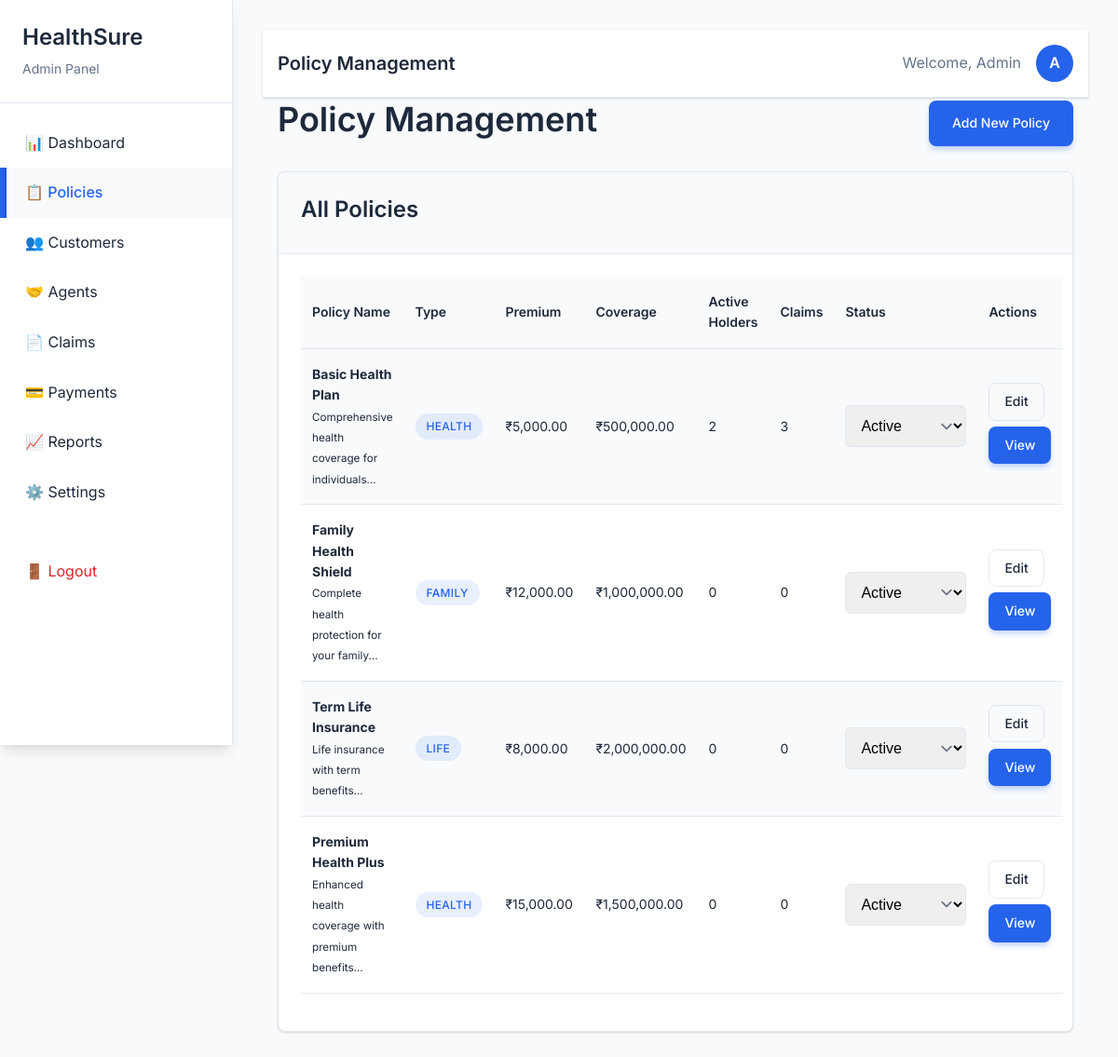
/HealthSure/admin/policies.php (signed in), run on the app's committed database.
### tables this page shows
CREATE TABLE `policies` (
  `policy_id` int(11) NOT NULL,
  `policy_name` varchar(200) NOT NULL,
  `policy_type` enum('health','life','family') NOT NULL,
  `description` text DEFAULT NULL,
  `base_premium` decimal(10,2) NOT NULL,
  `coverage_amount` decimal(12,2) NOT NULL,
  `duration_years` int(11) NOT NULL,
  `status` enum('active','inactive') DEFAULT 'active',
  `created_at` timestamp NOT NULL DEFAULT current_timestamp(),
  `updated_at` timestamp NOT NULL DEFAULT current_timestamp() ON UPDATE current_timestamp()
);

### HealthSure/includes/functions.php (called while the page is built, shortened)
<?php
function format_currency($amount) {
    return '₹' . number_format($amount, 2);
}
?>

### HealthSure/admin/policies.php (the view, shortened to what this page needs)
<?php
require_once '../config/database.php';
require_once '../includes/functions.php';
$action = $_GET['action'] ?? 'list';
$stmt = $conn->query("SELECT p.*,
                     (SELECT COUNT(*) FROM policy_holders ph WHERE ph.policy_id = p.policy_id AND ph.status = 'active') as active_holders,
                     (SELECT COUNT(*) FROM claims c JOIN policy_holders ph ON c.holder_id = ph.holder_id WHERE ph.policy_id = p.policy_id) as total_claims
                     FROM policies p ORDER BY p.created_at DESC");
$policies = $stmt->fetchAll(PDO::FETCH_ASSOC);
$edit_policy = null;
?>
<!DOCTYPE html>
<html lang="en">
<head>
    <link rel="stylesheet" href="../assets/css/style.css">
    <link rel="stylesheet" href="../assets/css/animations.css">
</head>
<body>
    <?php include 'includes/sidebar.php'; ?>
    <div class="main-content">
        <?php include 'includes/header.php'; ?>
        <div class="container">
            <div class="d-flex justify-content-between align-items-center mb-4">
                <h1>Policy Management</h1>
                <a href="?action=add" class="btn btn-primary">Add New Policy</a>
            </div>
            <?php if ($action === 'add' || $action === 'edit'): ?>
                <div class="card">
                    <div class="card-header">
                        <h3><?php echo $action === 'edit' ? 'Edit Policy' : 'Add New Policy'; ?></h3>
                    </div>
                    <div class="card-body">
                        <form method="POST" action="">
                            <div class="row">
                                <div class="col-6">
                                    <div class="form-group">
                                        <label for="policy_name" class="form-label">Policy Name *</label>
                                        <input type="text" id="policy_name" name="policy_name" class="form-control"
                                               value="<?php echo $edit_policy['policy_name'] ?? ''; ?>" required>
                                    </div>
                                </div>
                                <div class="col-6">
                                    <div class="form-group">
                                        <label for="policy_type" class="form-label">Policy Type *</label>
                                        <select id="policy_type" name="policy_type" class="form-control form-select" required onchange="showTypeFields(this.value)">
                                            <option value="">Select Type</option>
                                            <option value="health" <?php echo ($edit_policy['policy_type'] ?? '') === 'health' ? 'selected' : ''; ?>>Health Insurance</option>
                                            <option value="life" <?php echo ($edit_policy['policy_type'] ?? '') === 'life' ? 'selected' : ''; ?>>Life Insurance</option>
                                            <option value="family" <?php echo ($edit_policy['policy_type'] ?? '') === 'family' ? 'selected' : ''; ?>>Family Insurance</option>
                                        </select>
                                    </div>
                                </div>
                            </div>
                            <div class="form-group">
                                <label for="description" class="form-label">Description</label>
                                <textarea id="description" name="description" class="form-control" rows="3"><?php echo $edit_policy['description'] ?? ''; ?></textarea>
                            </div>
                            <div class="row">
                                <div class="col-4">
                                    <div class="form-group">
                                        <label for="base_premium" class="form-label">Base Premium (₹) *</label>
                                        <input type="number" id="base_premium" name="base_premium" class="form-control"
                                               value="<?php echo $edit_policy['base_premium'] ?? ''; ?>" step="0.01" required>
                                    </div>
                                </div>
                                <div class="col-4">
                                    <div class="form-group">
                                        <label for="coverage_amount" class="form-label">Coverage Amount (₹) *</label>
                                        <input type="number" id="coverage_amount" name="coverage_amount" class="form-control"
                                               value="<?php echo $edit_policy['coverage_amount'] ?? ''; ?>" step="0.01" required>
                                    </div>
                                </div>
                                <div class="col-4">
                                    <div class="form-group">
                                        <label for="duration_years" class="form-label">Duration (Years) *</label>
                                        <input type="number" id="duration_years" name="duration_years" class="form-control"
                                               value="<?php echo $edit_policy['duration_years'] ?? ''; ?>" required>
                                    </div>
                                </div>
                            </div>
                            <div id="health_fields" style="display: none;">
                                <h5>Health Insurance Details</h5>
                                <div class="row">
                                    <div class="col-6">
                                        <div class="form-group">
                                            <label for="hospital_coverage" class="form-label">Hospital Coverage</label>
                                            <textarea id="hospital_coverage" name="hospital_coverage" class="form-control" rows="2"></textarea>
                                        </div>
                                    </div>
                                    <div class="col-6">
                                        <div class="form-group">
                                            <label for="network_hospitals" class="form-label">Network Hospitals</label>
                                            <textarea id="network_hospitals" name="network_hospitals" class="form-control" rows="2"></textarea>
                                        </div>
                                    </div>
                                </div>
                                <div class="row">
                                    <div class="col-6">
                                        <div class="form-group">
                                            <label for="cashless_limit" class="form-label">Cashless Limit (₹)</label>
                                            <input type="number" id="cashless_limit" name="cashless_limit" class="form-control" step="0.01">
                                        </div>
                                    </div>
                                    <div class="col-6">
                                        <div class="form-group">
                                            <label class="d-flex align-items-center">
                                                <input type="checkbox" name="pre_existing_conditions" style="margin-right: 0.5rem;">
                                                Pre-existing Conditions Covered
                                            </label>
                                        </div>
                                    </div>
                                </div>
                            </div>
                            <div id="life_fields" style="display: none;">
                                <h5>Life Insurance Details</h5>
                                <div class="row">
                                    <div class="col-4">
                                        <div class="form-group">
                                            <label for="term_years" class="form-label">Term (Years)</label>
                                            <input type="number" id="term_years" name="term_years" class="form-control">
                                        </div>
                                    </div>
                                    <div class="col-4">
                                        <div class="form-group">
                                            <label for="death_benefit" class="form-label">Death Benefit (₹)</label>
                                            <input type="number" id="death_benefit" name="death_benefit" class="form-control" step="0.01">
                                        </div>
                                    </div>
                                    <div class="col-4">
                                        <div class="form-group">
                                            <label for="maturity_benefit" class="form-label">Maturity Benefit (₹)</label>
                                            <input type="number" id="maturity_benefit" name="maturity_benefit" class="form-control" step="0.01">
                                        </div>
                                    </div>
                                </div>
                            </div>
                            <div id="family_fields" style="display: none;">
                                <h5>Family Insurance Details</h5>
                                <div class="row">
                                    <div class="col-3">
                                        <div class="form-group">
                                            <label for="no_of_dependents" class="form-label">Max Dependents</label>
                                            <input type="number" id="no_of_dependents" name="no_of_dependents" class="form-control">
                                        </div>
                                    </div>
                                    <div class="col-3">
                                        <div class="form-group">
                                            <label for="dependent_age_limit" class="form-label">Dependent Age Limit</label>
                                            <input type="number" id="dependent_age_limit" name="dependent_age_limit" class="form-control">
                                        </div>
                                    </div>
                                    <div class="col-3">
                                        <div class="form-group">
                                            <label for="family_floater_sum" class="form-label">Family Floater Sum (₹)</label>
                                            <input type="number" id="family_floater_sum" name="family_floater_sum" class="form-control" step="0.01">
                                        </div>
                                    </div>
                                    <div class="col-3">
                                        <div class="form-group">
                                            <label class="d-flex align-items-center">
                                                <input type="checkbox" name="maternity_cover" style="margin-right: 0.5rem;">
                                                Maternity Cover
                                            </label>
                                        </div>
                                    </div>
                                </div>
                            </div>
                            <div class="d-flex" style="gap: 1rem;">
                                <button type="submit" name="add_policy" class="btn btn-primary">
                                    <?php echo $action === 'edit' ? 'Update Policy' : 'Create Policy'; ?>
                                </button>
                                <a href="policies.php" class="btn btn-outline">Cancel</a>
                            </div>
                        </form>
                    </div>
                </div>
            <?php else: ?>
                <div class="card">
                    <div class="card-header">
                        <h3>All Policies</h3>
                    </div>
                    <div class="card-body">
                        <table class="table table-striped">
                            <thead>
                                <tr>
                                    <th>Policy Name</th>
                                    <th>Type</th>
                                    <th>Premium</th>
                                    <th>Coverage</th>
                                    <th>Active Holders</th>
                                    <th>Claims</th>
                                    <th>Status</th>
                                    <th>Actions</th>
                                </tr>
                            </thead>
                            <tbody>
                                <?php foreach ($policies as $policy): ?>
                                    <tr>
                                        <td>
                                            <strong><?php echo htmlspecialchars($policy['policy_name']); ?></strong>
                                            <br><small class="text-light"><?php echo htmlspecialchars(substr($policy['description'], 0, 50)); ?>...</small>
                                        </td>
                                        <td><span class="badge badge-primary"><?php echo ucfirst($policy['policy_type']); ?></span></td>
                                        <td><?php echo format_currency($policy['base_premium']); ?></td>
                                        <td><?php echo format_currency($policy['coverage_amount']); ?></td>
                                        <td><?php echo $policy['active_holders']; ?></td>
                                        <td><?php echo $policy['total_claims']; ?></td>
                                        <td>
                                            <form method="POST" style="display: inline;">
                                                <select name="status" onchange="this.form.submit()" class="form-control form-select" style="width: auto; display: inline-block;">
                                                    <option value="active" <?php echo $policy['status'] === 'active' ? 'selected' : ''; ?>>Active</option>
                                                </select>
                                            </form>
                                        </td>
                                        <td>
                                            <a href="?action=edit&policy_id=<?php echo $policy['policy_id']; ?>" class="btn btn-sm btn-outline">Edit</a>
                                            <a href="?action=view&policy_id=<?php echo $policy['policy_id']; ?>" class="btn btn-sm btn-primary">View</a>
                                        </td>
                                    </tr>
                                <?php endforeach; ?>
                            </tbody>
                        </table>
                    </div>
                </div>
            <?php endif; ?>
        </div>
    </div>
</body>
</html>

### data on the page
policies: policy_name "Basic Health Plan", description "Comprehensive health coverage for individuals", policy_type "HEALTH", base_premium "₹5,000.00", coverage_amount "₹500,000.00", active_holders "2", total_claims "3", status "Active"
policies: policy_name "Family Health Shield", description "Complete health protection for your family", policy_type "FAMILY", base_premium "₹12,000.00", coverage_amount "₹1,000,000.00", active_holders "0", total_claims "0", status "Active"
policies: policy_name "Term Life Insurance", description "Life insurance with term benefits", policy_type "LIFE", base_premium "₹8,000.00", coverage_amount "₹2,000,000.00", active_holders "0", total_claims "0", status "Active"
policies: policy_name "Premium Health Plus", description "Enhanced health coverage with premium benefits", policy_type "HEALTH", base_premium "₹15,000.00", coverage_amount "₹1,500,000.00", active_holders "0", total_claims "0", status "Active"

### other printed values
$page_titles[basename($_SERVER['PHP_SELF'])] "Policy Management"
